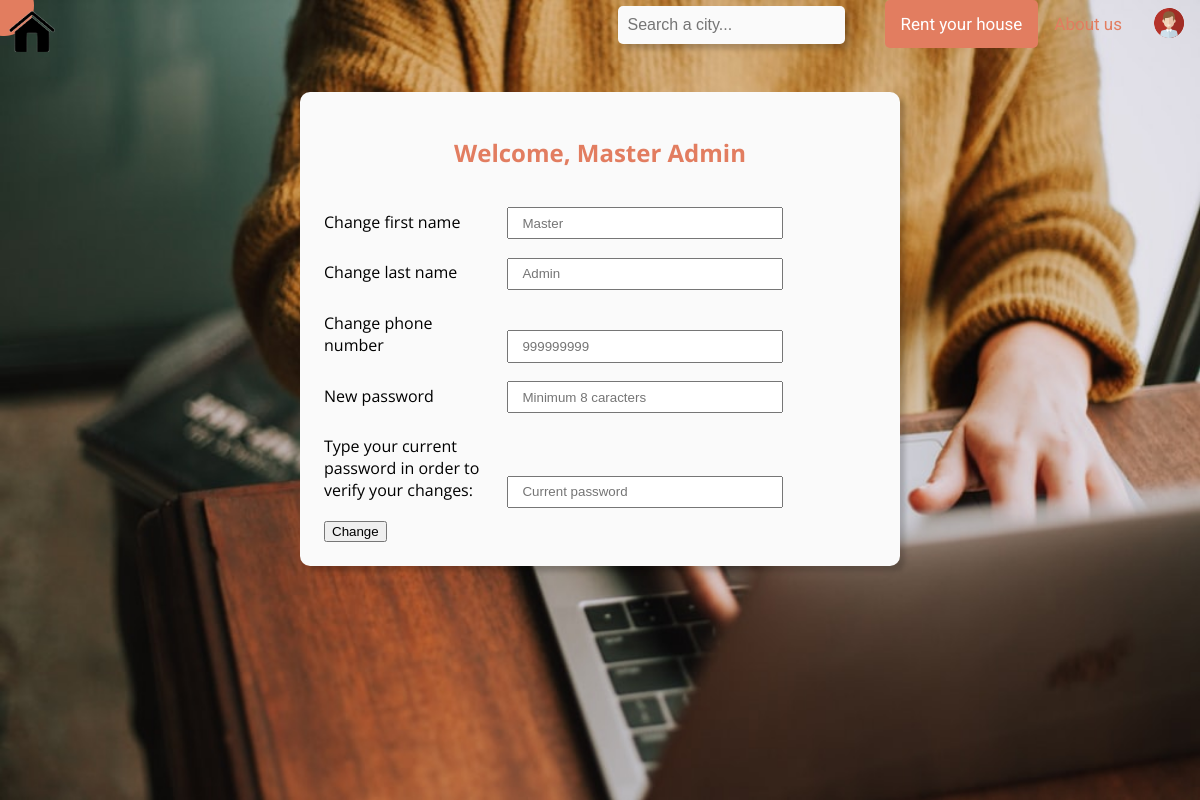
Screenshot of /account_settings.php (signed in) with the database file from the repository.
### tables this page shows
CREATE TABLE User (
    email TEXT PRIMARY KEY,
    firstname TEXT NOT NULL,
    lastname TEXT NOT NULL,
    phone INTEGER DEFAULT NULL,
    hash TEXT NOT NULL UNIQUE
);

### database/account_q.php (called while the page is built, shortened)
<?php
include_once('connection.php');
function try_get_user($email) {
    global $db;
    $stmt = $db->prepare('SELECT * FROM User WHERE email = ?');
    $stmt->execute(array($email));
    $user_data = $stmt->fetch();
    if ($user_data !== false)
        return $user_data;
    else
        return NULL;
}
?>

### templates/settings_form.php (the view, shortened to what this page needs)
<section id="registerform">
    <form action="actions/change_user.php" method="POST" enctype="application/x-www-form-urlencoded">
        <h1>Welcome, <?php echo $user_data['firstname']; ?> <?php echo $user_data['lastname']; ?></h1>
        <label><br>Change first name</label>
            <input type="text" name="firstname" placeholder=<?php echo $user_data['firstname']; ?>>
        <label><br>Change last name</label>
            <input type="text" name="lastname" placeholder=<?php echo $user_data['lastname']; ?>>
        <label><br>Change phone number</label>
            <input type="tel" name="phone" placeholder=<?php echo $user_data['phone']; ?>>
        <label><br>New password</label>
            <input type="password" name="new_pwd" placeholder="Minimum 8 caracters">
        <label><br>Type your current password in order to verify your changes:</label>
            <input type="password" name="current_pwd" minlength="8" maxlength="128" placeholder="Current password">
        <br><button type="submit">Change</button>
    </form>
</section>

### css/style.css (style rules this page uses)
body { background-color: #ffffff; margin: 0em; font-family: 'Open Sans', sans-serif; }
#registerform, #signup-container { font-family: 'Open Sans', sans-serif; margin: 2% 25% 0 25%; padding:1.5em; background:#fafafa; border-radius: 10px; border: none; box-shadow: 5px 5px 5px 0px #00000030; }
#registerform h1, h2 ,#signup-container h1, h2 { text-align: center; color:#e27d60; }
#registerform label, #signup-container label { width:30%; list-style-type: none; text-align: left; }
#registerform input, #signup-container input { padding: 0.5em 1em; margin: 0.25em 0em 0em 1em; }
label, input { display: inline-block; }
label + input { width: 50%; }

### css/popup.css (style rules this page uses)
body { font-family: 'Open Sans', sans-serif; }
* { box-sizing: border-box; }

### templates/logged_popup.php (style rules this page uses)
body { font-family: 'Roboto', sans-serif; }
* { box-sizing: border-box; }

### templates/settings_form.php (style rules this page uses)
#registerform { height: 35em; }
#registerform { height: unset; width: 50%; margin: 2% 25% 0 25%; }
#registerform button { margin-top: 1em; }

### rows the page displays
user: firstname "Master", lastname "Admin", phone "999999999"
